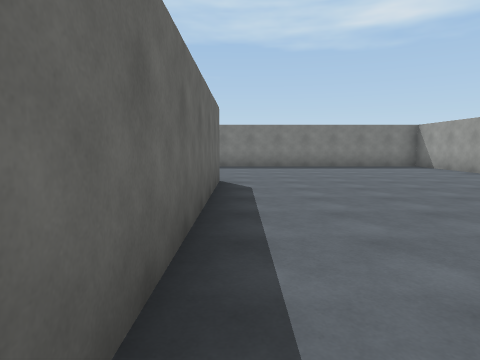
View 1 (above)

23 first-person views from a walk through a scene from a Unity 3-D project. The camera is 1.4 m above the floor, tilts 6° down and sees 75° across. Doors are open. The floor is counted in squares, 2 m on a side. Each view is taken from the middle of a square. On the plan, view 1 faces up. The plan holds only what a view shows up to about 10 squares ahead; the rest is blank. The place goes on beyond the plan. The player character is not drawn.

View 2
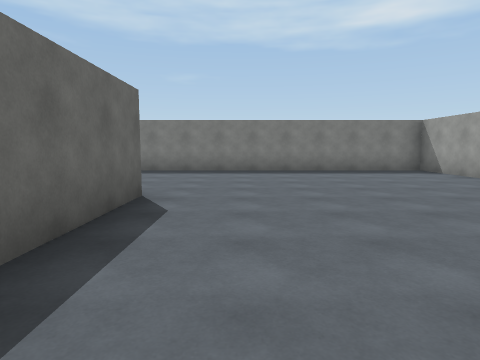

View 3
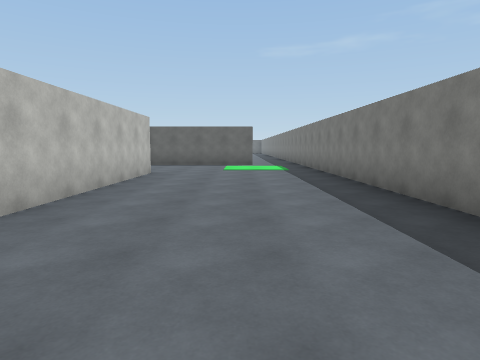

View 4
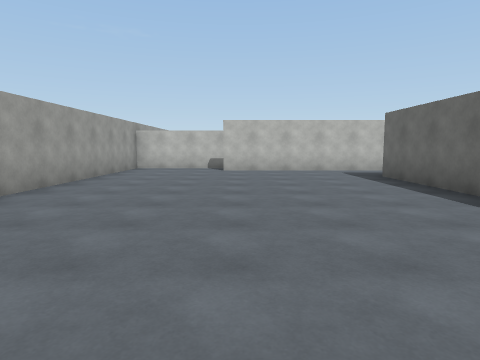

View 5
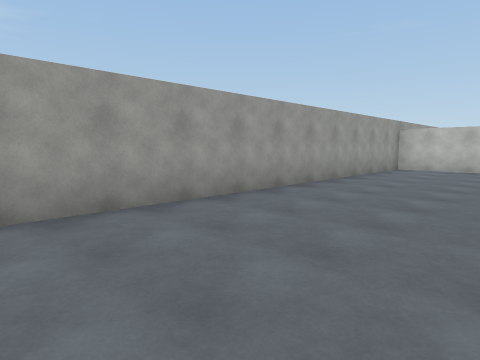

View 6
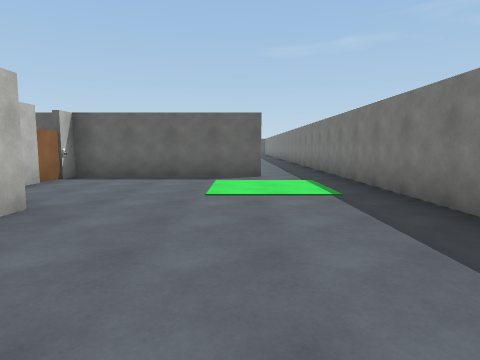

View 7
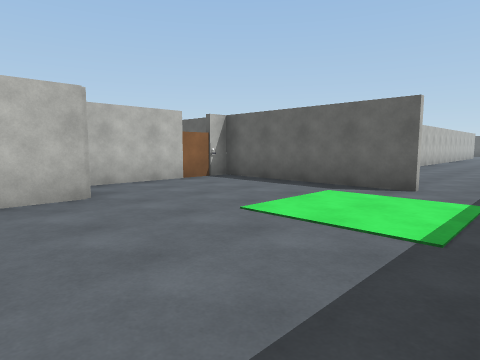

View 8
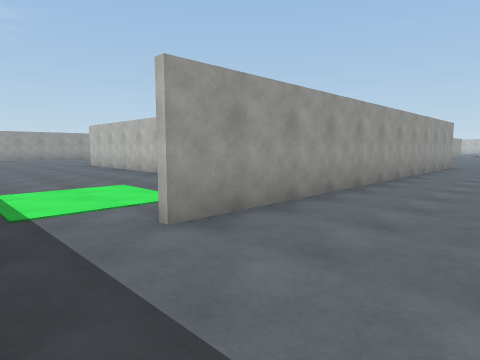

View 9
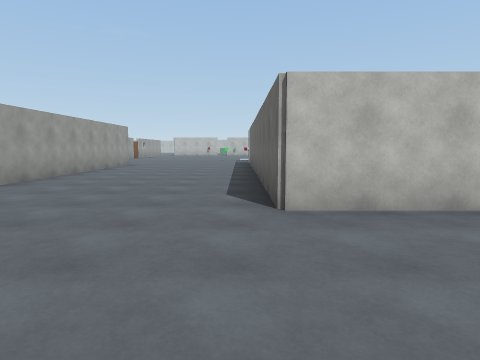

View 10
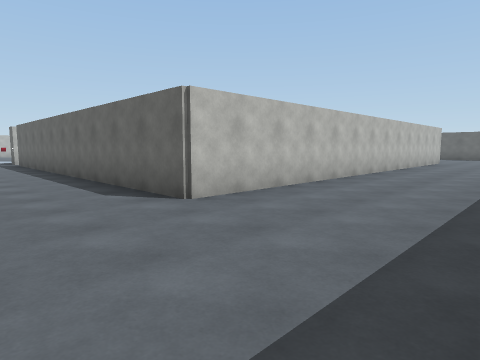

View 11
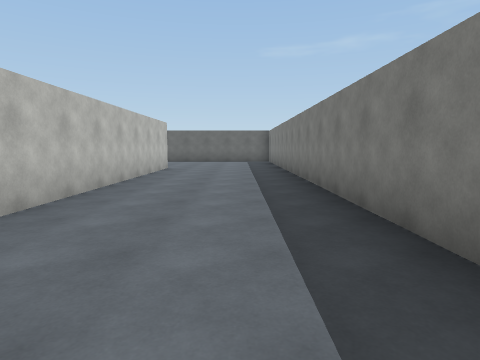

View 12
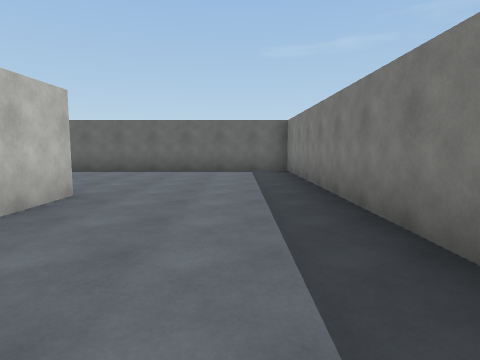

View 13
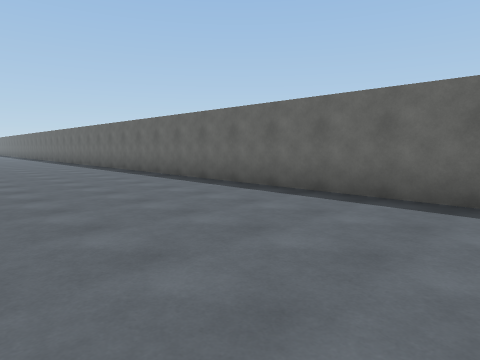

View 14
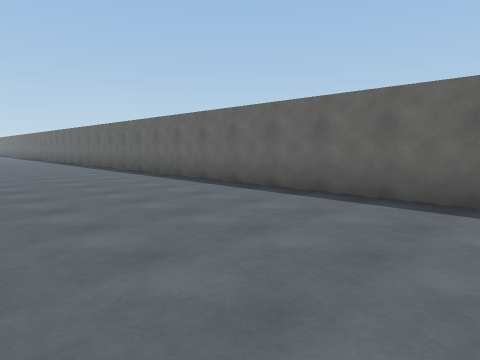

View 15
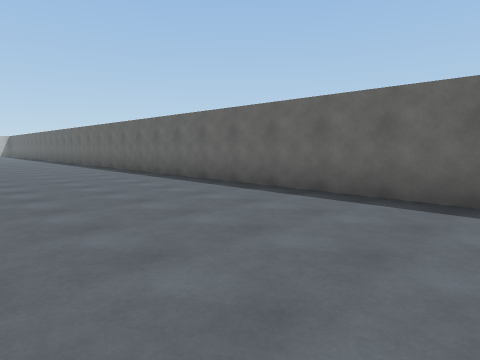

View 16
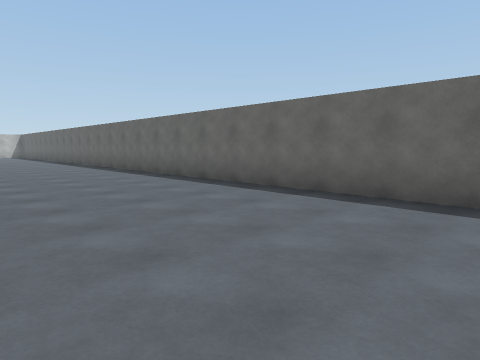

View 17
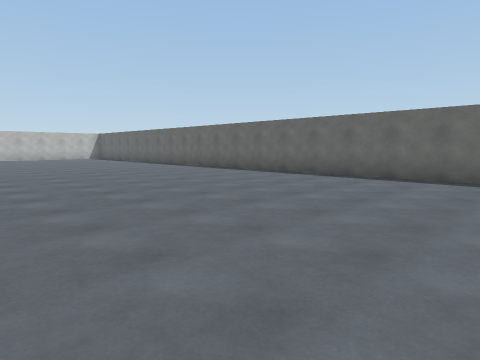

View 18
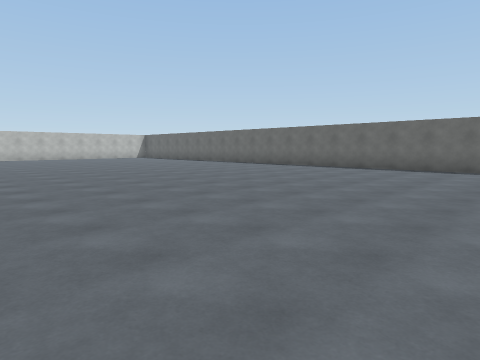

View 19
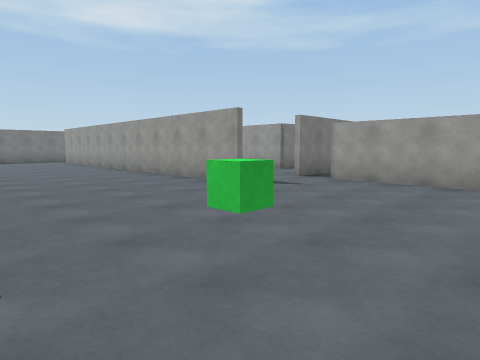

View 20
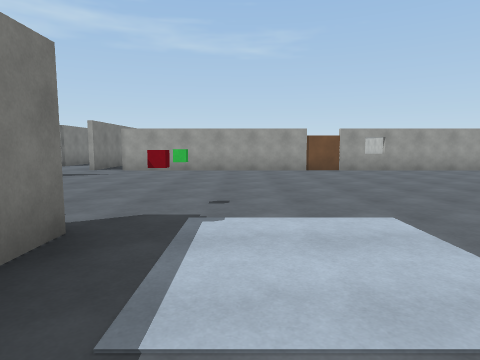

View 21
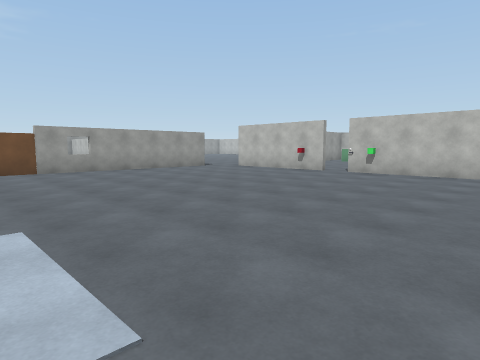

View 22
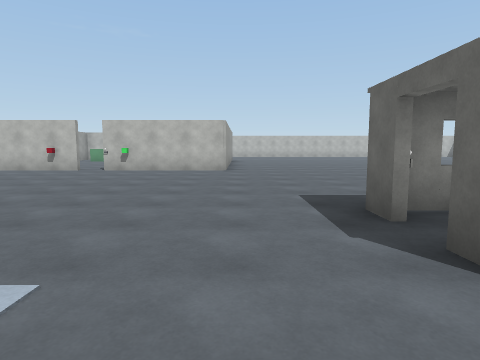

View 23
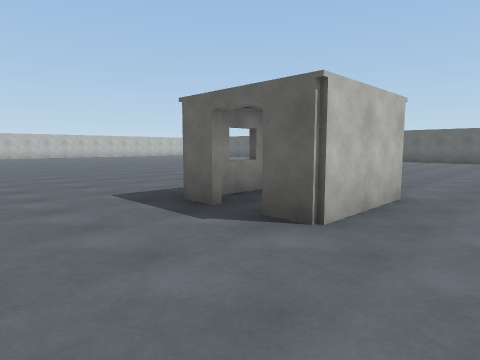

### Floor plan
Points are (right, up) in squares from view 1. A wall is a line through its corners. A room is listed if a view was taken in it or the views show most of it. See-through windows are left out.
Room 1 (views 1, 2, 3, 4, 5, 6, 7)
walls: (-0.4, 6.5) (-0.4, 0.5); (-1.4, -1.4) (3.5, -1.4); (-6.6, 6.6) (-1.1, 6.6); (4.4, -2.4) (6.4, -2.4) (6.4, 11.4) (-9.6, 11.4); (-9.5, 5.1) (-7, 5.1); (-10.4, 9.6) (-10.4, 5.5)
ways out: opening at (-10, 10.5) to room 2; opening at (-9, -2) to room 2
Room 2 (views 8, 9, 10, 11, 12, 13, 14, 15, 16, 17, 18, 19, 20, 21, 22, 23)
walls: (-21.6, -7.4) (-19.4, -7.4) (-19.4, -8.1); (-19.4, -8.9) (-19.4, -9.5); (-15.5, -4.6) (-16.2, -4.6); (-17.6, -15.4) (-13.9, -15.4); (-10.6, -1.5) (-10.6, 9.5); (-13.1, -15.4) (-10.8, -15.4); (-28.5, 7.6) (-15.4, 7.6) (-15.4, -0.8); (-8.6, -13.2) (-8.6, -2.4); (-19.8, 11.4) (-33.4, 11.4) (-33.4, -15.9); (-9.6, 11.4) (-13.1, 11.4)
ways out: opening at (-10, 10.5) to room 1; opening at (-9, -2) to room 1; open door at (-22, 7); open door at (-19.5, -8.5); open door at (-15.7, -3.3); open door at (-13.3, -15.7)
objects: other object (-15, -5)

Positions as (right, up) in squares from view 1, and headings:
1: (0, 0), facing up
2: (1, 2), facing up
3: (2, 9), facing left
4: (3, 8), facing down
5: (3, 8), facing down-right
6: (-3, 9), facing left
7: (-5, 11), facing down-left
8: (-13, 11), facing down-right
9: (-15, 11), facing down
10: (-13, 11), facing down-left
11: (-18, 10), facing left
12: (-24, 10), facing left
13: (-29, 10), facing down-left
14: (-29, 6), facing down-left
15: (-29, 0), facing down-left
16: (-29, -4), facing down-left
17: (-26, -9), facing down-left
18: (-23, -9), facing down-left
19: (-15, -6), facing up-right
20: (-18, -6), facing right
21: (-18, -7), facing down-right
22: (-18, -6), facing down
23: (-17, -6), facing down-left
